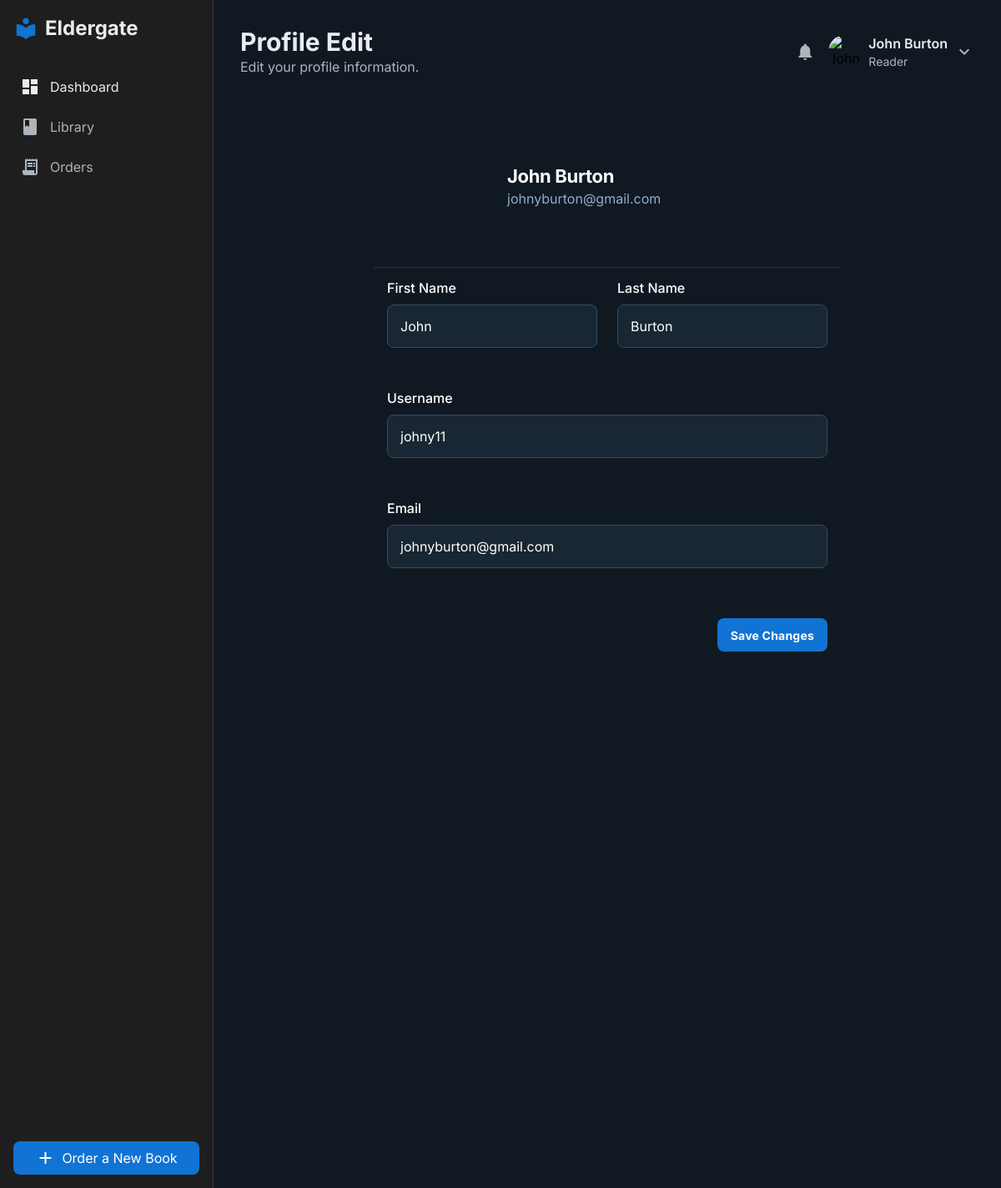
/account/profile-edit/ (signed in), run on the app's committed database.
### accounts/models.py (models this page shows)
class EldergateLibraryUser(models.Model):
    id = models.AutoField(primary_key=True)
    username = models.CharField(max_length=100, unique=True)
    password = models.CharField(max_length=100)
    email = models.CharField(max_length=100)
    First_Name = models.CharField(max_length=100)
    Last_Name = models.CharField(max_length=100)
    date_joined = models.DateTimeField(auto_now_add=True)
    last_login = models.DateTimeField(blank=True, null=True)
    is_active = True
    USER_TYPE_CHOICES = [
        ('Reader', 'Reader'),
        ('Librarian', 'Librarian'),
        ('Administrator', 'Administrator'),
    ]
    model_name = models.CharField(
        max_length=100,
        choices=USER_TYPE_CHOICES,
        default='Reader',
    )
    current_reading = models.ForeignKey(Book, on_delete=models.CASCADE, null=True, blank=True)
    reading_progress = models.IntegerField(default=0)

### accounts/views.py (the view, shortened to what this page needs)
# urls.py: path('profile-edit/', views.profile_edit_view, name='profile-edit'),
def profile_edit_view(request):
    if request.session.get('is_authenticated'):
        user = request.user
        title = "Profile Edit"
        subtitle = "Edit your profile information."
        app_layout = user.model_name
        if app_layout == 'Librarian':
            base_layout = 'librarian_layout.html'
        elif app_layout == 'Administrator':
            base_layout = 'admin_layout.html'
        else:  # Default to Reader
            base_layout = 'layout.html'
        return render(request, 'app/profile-edit.html', {'user': user, 'title': title, 'subtitle': subtitle, 'base_layout': base_layout})
    else:
        return redirect('login')

### templates/app/profile-edit.html (shortened to what this page needs)
{% extends base_layout %}
{% block content %}
{% include 'includes/header.html' %}
<div class="relative flex h-auto min-h-screen w-full flex-col group/design-root overflow-x-hidden">
    <div class="layout-container flex h-full grow flex-col">
        <div class="px-40 flex flex-1 justify-center py-5">
            <div class="layout-content-container flex flex-col max-w-[960px] flex-1">
                <div class="flex p-4 border-b border-solid border-b-[#233648] pb-8">
                    <div
                        class="flex w-full flex-row gap-4 justify-between items-center">
                        <div class="flex gap-4 items-center">
                            <div class="relative group">
                                <div class="bg-center bg-no-repeat aspect-square bg-cover rounded-full min-h-32 w-32"
                                    data-alt="User profile picture"
                                    style='background-image: url("https://lh3.googleusercontent.com/aida-public/AB6AXuCwElo1aDKaMTywOzfHaQQkGArbnxNkXjq6CmRYOn4vPh6CJuNGlMY3ODVpwc2x01uHyBTIa-WcET0vWAAxOriwBO8WR6FaA-mGznoY33deQDG7MGA-_bg-Gh9jAM6hTUE0QOzMQrIY_Y9r0YtO6vXc0cs0BomrIaXt5d-WUXx177R3qzEGYzaApZ71PFRPs5SVbYGHB1nCXF9duZnks2kmINAzLKrVyQPFq09AWd3QUkM3TWD5p0nT8Lz_Ju-JhDbYDTAwXchOeXSa");'>
                                </div>
                            </div>
                            <div class="flex flex-col justify-center">
                                <p class="text-white text-[22px] font-bold leading-tight tracking-[-0.015em]">
                                    {{ user.First_Name }} {{ user.Last_Name }}</p>
                                <p class="text-[#92adc9] text-base font-normal leading-normal">
                                    {{ user.email }}</p>
                            </div>
                        </div>
                    </div>
                </div>
                <form method="post" class="flex flex-col gap-6 px-4" action="{% url 'profile-edit' %}" enctype="multipart/form-data" id="profile-edit-form">
                    <div class="flex flex-col sm:flex-row gap-6">
                        <div class="flex max-w-[480px] flex-wrap items-end gap-4 py-3 flex-1">
                            <label class="flex flex-col min-w-40 flex-1">
                                <p class="text-white text-base font-medium leading-normal pb-2">First Name</p>
                                <input
                                    class="form-input flex w-full min-w-0 flex-1 resize-none overflow-hidden rounded-lg text-white focus:outline-0 focus:ring-2 focus:ring-primary border border-[#324d67] bg-[#192633] focus:border-[#324d67] h-14 placeholder:text-[#92adc9] p-[15px] text-base font-normal leading-normal"
                                    value="{{ user.First_Name }}" name="profile-first-name" id="profile-first-name"/>
                            </label>
                        </div>
                        <div class="flex max-w-[480px] flex-wrap items-end gap-4 py-3 flex-1">
                            <label class="flex flex-col min-w-40 flex-1">
                                <p class="text-white text-base font-medium leading-normal pb-2">Last Name</p>
                                <input
                                    class="form-input flex w-full min-w-0 flex-1 resize-none overflow-hidden rounded-lg text-white focus:outline-0 focus:ring-2 focus:ring-primary border border-[#324d67] bg-[#192633] focus:border-[#324d67] h-14 placeholder:text-[#92adc9] p-[15px] text-base font-normal leading-normal"
                                    value="{{ user.Last_Name }}" name="profile-last-name" id="profile-last-name" />
                            </label>
                        </div>
                    </div>
                    <div class="flex max-w-full flex-wrap items-end gap-4 py-3">
                        <label class="flex flex-col min-w-40 flex-1">
                            <p class="text-white text-base font-medium leading-normal pb-2">Username</p>
                            <input
                                class="form-input flex w-full min-w-0 flex-1 resize-none overflow-hidden rounded-lg text-white focus:outline-0 focus:ring-2 focus:ring-primary border border-[#324d67] bg-[#192633] focus:border-[#324d67] h-14 placeholder:text-[#92adc9] p-[15px] text-base font-normal leading-normal"
                                value="{{ user.username }}" disabled="disabled"/>
                        </label>
                    </div>
                    <div class="flex max-w-full flex-wrap items-end gap-4 py-3">
                        <label class="flex flex-col min-w-40 flex-1">
                            <p class="text-white text-base font-medium leading-normal pb-2">Email</p>
                            <input
                                class="form-input flex w-full min-w-0 flex-1 resize-none overflow-hidden rounded-lg text-white focus:outline-0 focus:ring-2 focus:ring-primary border border-[#324d67] bg-[#192633] focus:border-[#324d67] h-14 placeholder:text-[#92adc9] p-[15px] text-base font-normal leading-normal"
                                type="email" value="{{ user.email }}" name="profile-email" id="profile-email" />
                        </label>
                    </div>
                    <div class="flex justify-end gap-4 mt-6">
                        <button type="submit"
                            class="flex min-w-[84px] max-w-[480px] cursor-pointer items-center justify-center overflow-hidden rounded-lg h-10 px-4 bg-primary text-white text-sm font-bold leading-normal tracking-[0.015em]">
                            <span class="truncate">Save Changes</span>
                        </button>
                    </div>
                </form>
            </div>
        </div>
    </div>
</div>
{% endblock %}

### templates/includes/header.html (shortened to what this page needs)
<header class="flex justify-between items-center mb-8">
    <div>
        <h2 class="text-3xl font-bold text-text-light dark:text-text-dark">{{ title }}</h2>
        <p class="text-subtext-light dark:text-subtext-dark">{{ subtitle }}</p>
    </div>
    <div class="flex items-center space-x-4">
        <span class="material-icons text-subtext-light dark:text-subtext-dark cursor-pointer">notifications</span>
        <div class="flex items-center space-x-2">
            <img alt="{{ user.First_Name }}'s profile picture" class="w-10 h-10 rounded-full" src="https://static.vecteezy.com/system/resources/previews/018/765/757/non_2x/user-profile-icon-in-flat-style-member-avatar-illustration-on-isolated-background-human-permission-sign-business-concept-vector.jpg"/>
            <div>
                <p class="font-semibold text-text-light dark:text-text-dark">{{ user.First_Name }} {{ user.Last_Name }}</p>
                <p class="text-sm text-subtext-light dark:text-subtext-dark">{{ user.model_name }}</p>
            </div>
            <div class="relative inline-block text-left">
                <button type="button" class="flex items-center focus:outline-none" id="menu-button" aria-expanded="true" aria-haspopup="true">
                    <span class="material-icons text-subtext-light dark:text-subtext-dark cursor-pointer">expand_more</span>
                </button>
            </div>
        </div>
    </div>
</header>

### templates/layout.html (style rules this page uses)
body { font-family: 'Inter', sans-serif; }

### data on the page
EldergateLibraryUser: First_Name "John", Last_Name "Burton", model_name "Reader", email "johnyburton@gmail.com", profile-first-name "John", profile-last-name "Burton", username "johny11", profile-email "johnyburton@gmail.com"

### other printed values
{{ title }} "Profile Edit"
{{ subtitle }} "Edit your profile information."
